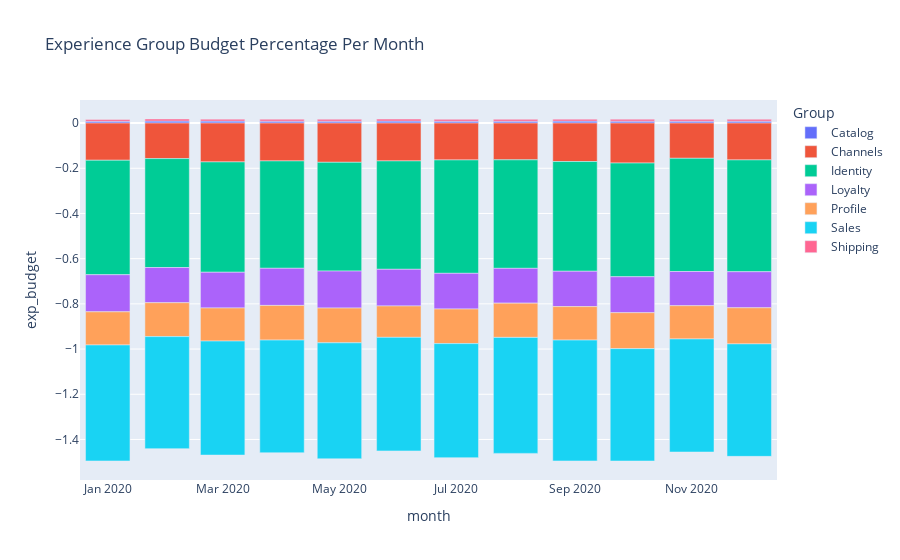

Here is the notebook cell this chart was saved with:
### Code cell
fig = px.bar(groupdf, x="month", y="exp_budget", color="Group", title="Experience Group Budget Percentage Per Month")
fig.show()

### Figure 1 — Plotly figure (JSON) as saved in the notebook; plotly's stock layout.template omitted (floating-point values rounded to 4 significant figures)
{"data": [{"alignmentgroup": "True", "hovertemplate": "Group=Catalog<br>month=%{x}<br>exp_budget=%{y}<extra></extra>", "legendgroup": "Catalog", "marker": {"color": "#636efa"}, "name": "Catalog", "offsetgroup": "Catalog", "orientation": "v", "showlegend": true, "textposition": "auto", "type": "bar", "x": ["2020-01", "2020-02", "2020-03", "2020-04", "2020-05", "2020-06", "2020-07", "2020-08", "2020-09", "2020-10", "2020-11", "2020-12"], "xaxis": "x", "y": [0.008006, 0.009006, 0.008681, 0.008512, 0.00844, 0.008755, 0.008265, 0.008288, 0.008619, 0.008584, 0.008302, 0.008409], "yaxis": "y"}, {"alignmentgroup": "True", "hovertemplate": "Group=Channels<br>month=%{x}<br>exp_budget=%{y}<extra></extra>", "legendgroup": "Channels", "marker": {"color": "#EF553B"}, "name": "Channels", "offsetgroup": "Channels", "orientation": "v", "showlegend": true, "textposition": "auto", "type": "bar", "x": ["2020-01", "2020-02", "2020-03", "2020-04", "2020-05", "2020-06", "2020-07", "2020-08", "2020-09", "2020-10", "2020-11", "2020-12"], "xaxis": "x", "y": [-0.1645, -0.1572, -0.1719, -0.1675, -0.1736, -0.1675, -0.1632, -0.1628, -0.1702, -0.1769, -0.1559, -0.1631], "yaxis": "y"}, {"alignmentgroup": "True", "hovertemplate": "Group=Identity<br>month=%{x}<br>exp_budget=%{y}<extra></extra>", "legendgroup": "Identity", "marker": {"color": "#00cc96"}, "name": "Identity", "offsetgroup": "Identity", "orientation": "v", "showlegend": true, "textposition": "auto", "type": "bar", "x": ["2020-01", "2020-02", "2020-03", "2020-04", "2020-05", "2020-06", "2020-07", "2020-08", "2020-09", "2020-10", "2020-11", "2020-12"], "xaxis": "x", "y": [-0.5065, -0.482, -0.4883, -0.4751, -0.4814, -0.4796, -0.5017, -0.48, -0.4855, -0.5031, -0.5009, -0.4947], "yaxis": "y"}, {"alignmentgroup": "True", "hovertemplate": "Group=Loyalty<br>month=%{x}<br>exp_budget=%{y}<extra></extra>", "legendgroup": "Loyalty", "marker": {"color": "#ab63fa"}, "name": "Loyalty", "offsetgroup": "Loyalty", "orientation": "v", "showlegend": true, "textposition": "auto", "type": "bar", "x": ["2020-01", "2020-02", "2020-03", "2020-04", "2020-05", "2020-06", "2020-07", "2020-08", "2020-09", "2020-10", "2020-11", "2020-12"], "xaxis": "x", "y": [-0.1642, -0.1557, -0.1581, -0.1643, -0.1636, -0.1622, -0.1579, -0.154, -0.1565, -0.159, -0.1512, -0.1596], "yaxis": "y"}, {"alignmentgroup": "True", "hovertemplate": "Group=Profile<br>month=%{x}<br>exp_budget=%{y}<extra></extra>", "legendgroup": "Profile", "marker": {"color": "#FFA15A"}, "name": "Profile", "offsetgroup": "Profile", "orientation": "v", "showlegend": true, "textposition": "auto", "type": "bar", "x": ["2020-01", "2020-02", "2020-03", "2020-04", "2020-05", "2020-06", "2020-07", "2020-08", "2020-09", "2020-10", "2020-11", "2020-12"], "xaxis": "x", "y": [-0.1466, -0.15, -0.1464, -0.1533, -0.1539, -0.1389, -0.153, -0.1515, -0.148, -0.159, -0.1472, -0.1596], "yaxis": "y"}, {"alignmentgroup": "True", "hovertemplate": "Group=Sales<br>month=%{x}<br>exp_budget=%{y}<extra></extra>", "legendgroup": "Sales", "marker": {"color": "#19d3f3"}, "name": "Sales", "offsetgroup": "Sales", "orientation": "v", "showlegend": true, "textposition": "auto", "type": "bar", "x": ["2020-01", "2020-02", "2020-03", "2020-04", "2020-05", "2020-06", "2020-07", "2020-08", "2020-09", "2020-10", "2020-11", "2020-12"], "xaxis": "x", "y": [-0.5131, -0.4957, -0.5044, -0.4985, -0.513, -0.5024, -0.5045, -0.5132, -0.5348, -0.4972, -0.5002, -0.4976], "yaxis": "y"}, {"alignmentgroup": "True", "hovertemplate": "Group=Shipping<br>month=%{x}<br>exp_budget=%{y}<extra></extra>", "legendgroup": "Shipping", "marker": {"color": "#FF6692"}, "name": "Shipping", "offsetgroup": "Shipping", "orientation": "v", "showlegend": true, "textposition": "auto", "type": "bar", "x": ["2020-01", "2020-02", "2020-03", "2020-04", "2020-05", "2020-06", "2020-07", "2020-08", "2020-09", "2020-10", "2020-11", "2020-12"], "xaxis": "x", "y": [0.008006, 0.009006, 0.008681, 0.008512, 0.00844, 0.008755, 0.008265, 0.008288, 0.008619, 0.008584, 0.008302, 0.008409], "yaxis": "y"}], "layout": {"barmode": "relative", "legend": {"title": {"text": "Group"}, "tracegroupgap": 0}, "title": {"text": "Experience Group Budget Percentage Per Month"}, "xaxis": {"anchor": "y", "domain": [0, 1], "title": {"text": "month"}}, "yaxis": {"anchor": "x", "domain": [0, 1], "title": {"text": "exp_budget"}}}}
